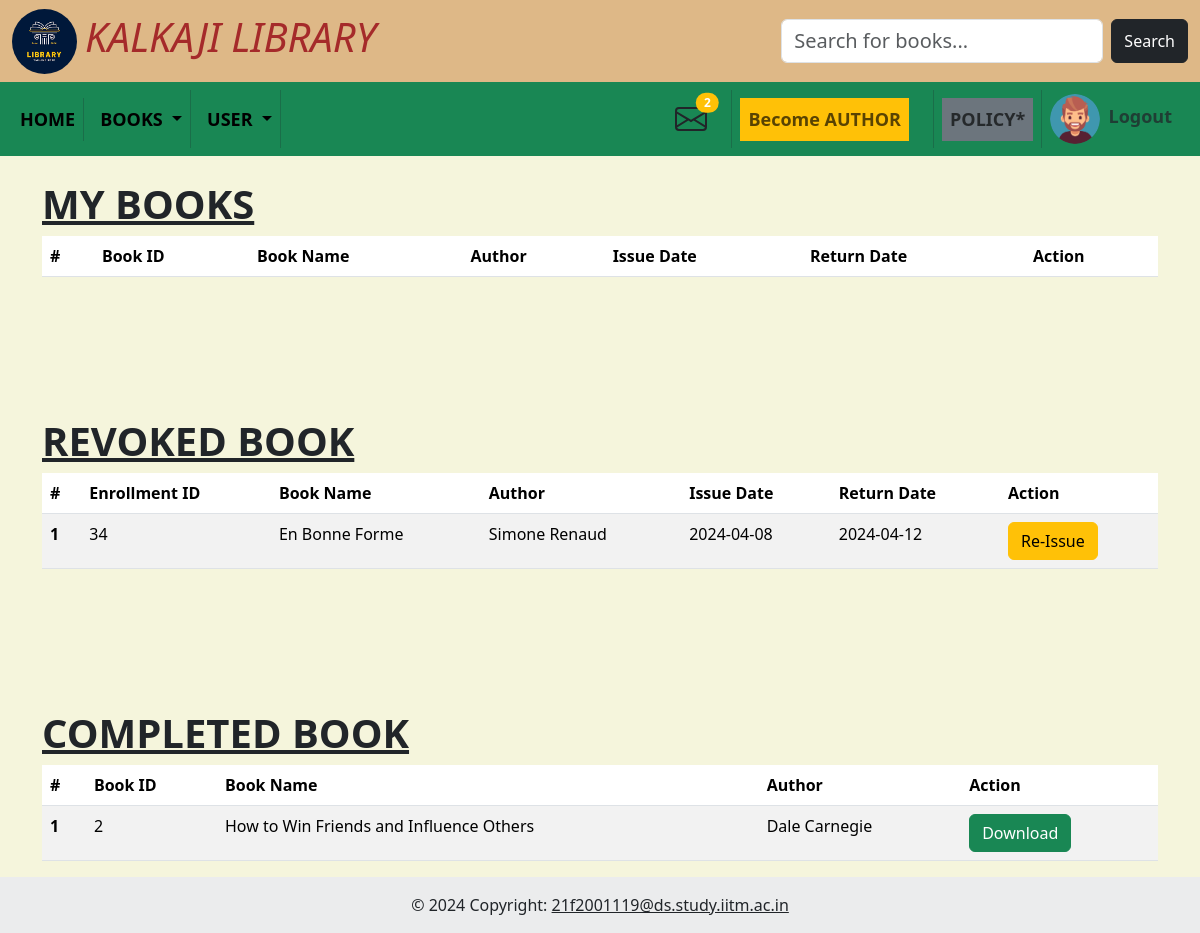
The page /my-book (signed in) on the database its author committed.
### models/model.py (models this page shows)
class Enrollments(db.Model):
    __tablename__ = "enrollments"
    id = db.Column(db.Integer, autoincrement=True, primary_key=True)
    user_id = db.Column(db.Integer, db.ForeignKey("user.id"), nullable=False)
    book_id = db.Column(db.Integer, db.ForeignKey("book.id"), nullable=False)
    user = db.relationship("User", back_populates="enrollments")
    book = db.relationship("Book", back_populates="enrollments")
    issue_date = db.Column(db.Date)
    return_date = db.Column(db.Date)
    __table_args__ = (db.UniqueConstraint('user_id', 'book_id'),)

class Book(db.Model):
    __tablename__ = "book"
    id = db.Column(db.Integer, autoincrement=True, nullable=False, primary_key=True)
    isbn = db.Column(db.Integer, unique=True, nullable=False)
    name = db.Column(db.String, nullable=False)
    content = db.Column(db.String)
    author_name = db.Column(db.String)
    section = db.Column(db.Integer, db.ForeignKey("sections.id"), nullable=False)
    language = db.Column(db.String)
    date_added = db.Column(db.Date)
    rating = db.Column(db.Integer)
    enrollments = db.relationship("Enrollments", back_populates="book")
    ratings = db.relationship("Rating", backref="book")
    sections = db.relationship('Sections', backref='books')

### controllers/books.py (the view)
@app.route("/my-book")
def my_book():
    curr_date = date.today()
    user_id = session.get("user_id")
    enrolls = Enrollments.query.filter_by(user_id=user_id).all()
    valid_books = []
    not_valid = []
    for i in enrolls:
        if curr_date < i.return_date:
            valid_books.append(i)
        else:
            not_valid.append(i)
    comp_books = Status.query.filter_by(user_id=session.get('user_id')).all()
    books = []
    for i in comp_books:
        book = Book.query.get(i.book_id)
        books.append(book)
    return render_template("mybook.html", enrolls=valid_books, curr_date=curr_date, books=books, revoked=not_valid)

### controllers/admin.py (called while the page is built)
@app.before_request
def before_req():
    if "admin" not in session and request.endpoint in admin_routes:
        return redirect("/admin_login")
    elif "user_id" not in session and request.endpoint in user_routes:
        return redirect("/user_login")

### controllers/index.py (called while the page is built)
@app.context_processor
def inject_admin():
    admin1 = 1
    admin0 = 0
    req = Book_req.query.all()
    msg = Messages.query.filter_by(user_id=session.get('user_id')).all()
    return dict(admin1=admin1, admin0=admin0, req=len(req), msg=len(msg))

### templates/mybook.html (shortened to what this page needs)
{% include 'base.html' %}
<div class="container mt-4">
    <h1 class="fw-bold text-uppercase text-decoration-underline">My books</h1>
    <table class="table table-striped table-hover">
        <thead>
            <tr>
                <th scope="col">#</th>
                <th scope="col">Book ID</th>
                <th scope="col">Book Name</th>
                <th scope="col">Author</th>
                <th scope="col">Issue Date</th>
                <th scope="col">Return Date</th>
                <th scope="col">Action</th>
            </tr>
        </thead>
    </table>
</div>
{% if revoked|length > 0 %}
<div style="height: 100px;"></div>
<div class="container mt-4">
    <h1 class="fw-bold text-uppercase text-decoration-underline">Revoked Book</h1>
    <table class="table table-striped table-hover">
        <thead>
            <tr>
                <th scope="col">#</th>
                <th scope="col">Enrollment ID</th>
                <th scope="col">Book Name</th>
                <th scope="col">Author</th>
                <th scope="col">Issue Date</th>
                <th scope="col">Return Date</th>
                <th scope="col">Action</th>
            </tr>
        </thead>
        <tbody>
            {% for enroll in revoked %}
            <tr>
                <th scope="row">{{loop.index}}</th>
                <td>{{enroll.id}}</td>
                <td>{{enroll.book.name}}</td>
                <td>{{enroll.book.author_name}}</td>
                <td>{{enroll.issue_date}}</td>
                <td>{{enroll.return_date}}</td>
                <td>
                    <button type="button" class="btn btn-warning" data-bs-toggle="modal"
                        data-bs-target="#exampleModal{{ enroll.book.id }}" data-bs-whatever="@mdo">Re-Issue</button>
                </td>
                {% endfor %}
        </tbody>
    </table>
</div>
{% endif %}
<div style="height: 100px;"></div>
<div class="container mt-4">
    <h1 class="fw-bold text-uppercase text-decoration-underline">Completed Book</h1>
    <table class="table table-striped table-hover">
        <thead>
            <tr>
                <th scope="col">#</th>
                <th scope="col">Book ID</th>
                <th scope="col">Book Name</th>
                <th scope="col">Author</th>
                <th scope="col">Action</th>
            </tr>
        </thead>
        <tbody>
            {% for book in books %}
            <tr>
                <th scope="row">{{loop.index}}</th>
                <td>{{book.id}}</td>
                <td>{{book.name}}</td>
                <td>{{book.author_name}}</td>
                <td>
                    <a href="/download/{{book.id}}" class="btn btn-success">Download</a>
                </td>
                {% endfor %}
        </tbody>
    </table>
</div>
<footer class="bg-body-tertiary text-center text-lg-start">
    <div class="text-center p-3" style="background-color: rgba(0, 0, 0, 0.05);">
        © 2024 Copyright:
        <a class="text-body" href="mailto:21f2001119@ds.study.iitm.ac.in">21f2001119@ds.study.iitm.ac.in</a>
    </div>
</footer>
</body>
</html>

### static/global.css (style rules this page uses)
body { background-color: beige; }

### rows shown on the page
Enrollments: id "34", book.name "En Bonne Forme", book.author_name "Simone Renaud", issue_date "2024-04-08", return_date "2024-04-12"
Book: id "2", name "How to Win Friends and Influence Others", author_name "Dale Carnegie"

### other values the page prints
{{ msg }} "2"
